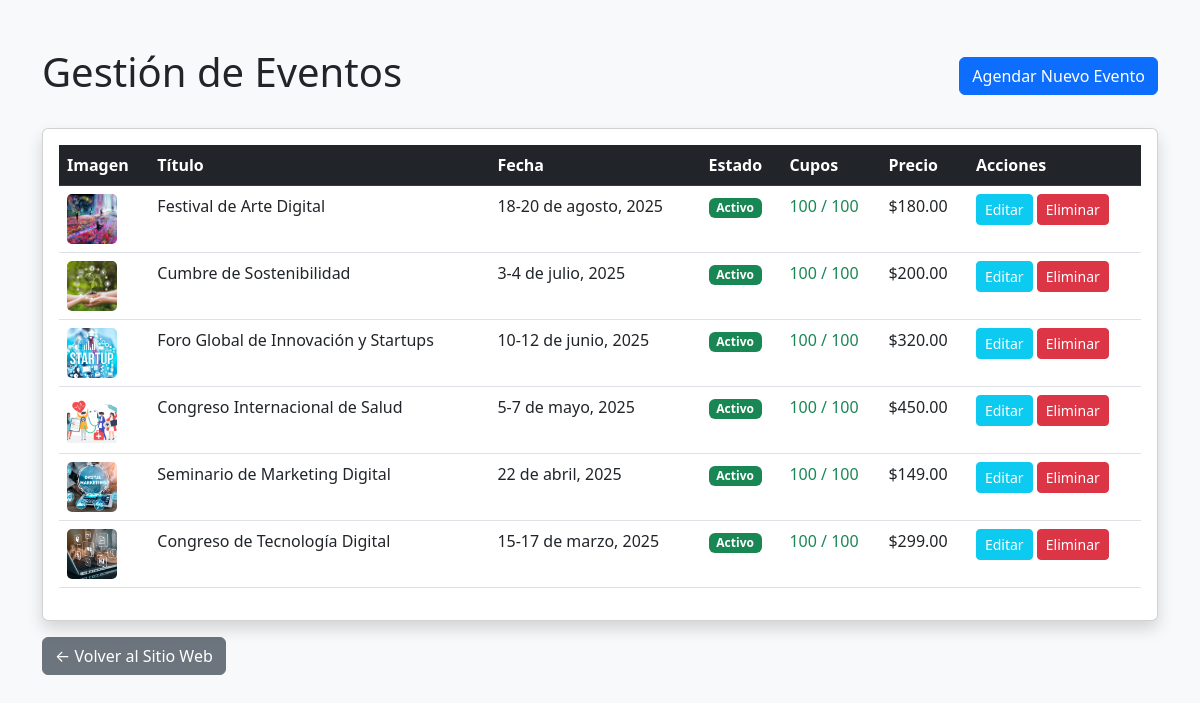
/index.php?view=admin/eventos/index (signed in), run on the app's committed database.
### tables this page shows
CREATE TABLE `eventos` (
  `id` int(11) NOT NULL,
  `titulo` varchar(150) NOT NULL,
  `fecha_texto` varchar(100) DEFAULT NULL,
  `fecha_inicio` date DEFAULT NULL,
  `descripcion_breve` text DEFAULT NULL,
  `lugar` varchar(150) DEFAULT NULL,
  `horario` varchar(100) DEFAULT NULL,
  `precio` decimal(10,2) DEFAULT NULL,
  `imagen` varchar(255) DEFAULT NULL,
  `destacado` tinyint(1) DEFAULT 1,
  `estado` enum('activo','inactivo') DEFAULT 'activo',
  `cupos` int(11) DEFAULT 100,
  `cupos_disponibles` int(11) DEFAULT 100
);

### app/data/EventoDAO.php (called while the page is built, shortened)
<?php
require_once 'Database.php';
class EventoDAO {
    private $conn;
    public function __construct() {
        $database = new Database();
        $this->conn = $database->getConnection();
    }
    public function obtenerTodos() {
        $query = "SELECT * FROM eventos ORDER BY id DESC";
        $stmt = $this->conn->prepare($query);
        $stmt->execute();
        return $stmt->fetchAll(PDO::FETCH_ASSOC);
    }
}
?>

### app/data/Database.php (called while the page is built, shortened)
<?php
class Database {
    private $host = "localhost";
    private $db_name = "eventhub_db";
    private $username = "root";
    private $password = "";
    public function getConnection() {
        $this->conn = null;
        try {
            $this->conn = new PDO("mysql:host=" . $this->host . ";dbname=" . $this->db_name, $this->username, $this->password);
            $this->conn->exec("set names utf8mb4");
            $this->conn->setAttribute(PDO::ATTR_ERRMODE, PDO::ERRMODE_EXCEPTION);
        } catch(PDOException $exception) {
            echo "Error de conexión: " . $exception->getMessage();
        }
        return $this->conn;
    }
}
?>

### app/business/EventoService.php (called while the page is built, shortened)
<?php
require_once __DIR__ . '/../data/EventoDAO.php';
class EventoService {
    private $eventoDAO;
    public function __construct() {
        $this->eventoDAO = new EventoDAO();
    }
    public function listarEventos() {
        return $this->eventoDAO->obtenerTodos();
    }
}
?>

### app/presentation/admin/eventos/index.php (the view, shortened to what this page needs)
<?php
require_once __DIR__ . '/../../../business/EventoService.php';
$service = new EventoService();
$eventos = $service->listarEventos();
?>
<!DOCTYPE html>
<html lang="es">
<head>
    <link href="https://cdn.jsdelivr.net/npm/bootstrap@5.3.0/dist/css/bootstrap.min.css" rel="stylesheet">
</head>
<body class="bg-light">
<div class="container my-5">
    <div class="d-flex justify-content-between align-items-center mb-4">
        <h1>Gestión de Eventos</h1>
        <a href="crear.php" class="btn btn-primary">Agendar Nuevo Evento</a>
    </div>
    <div class="card shadow">
        <div class="card-body">
            <table class="table table-hover">
                <thead class="table-dark">
                    <tr>
                        <th>Imagen</th>
                        <th>Título</th>
                        <th>Fecha</th>
                        <th>Estado</th>
                        <th>Cupos</th>
                        <th>Precio</th>
                        <th>Acciones</th>
                    </tr>
                </thead>
                <tbody>
                    <?php foreach($eventos as $ev): ?>
                    <tr>
                        <td>
                            <img src="../../../../public/<?= $ev['imagen'] ?>" style="height: 50px; width: 50px; object-fit: cover; border-radius: 5px;">
                        </td>
                        <td><?= htmlspecialchars($ev['titulo']) ?></td>
                        <td><?= htmlspecialchars($ev['fecha_texto']) ?></td>
                        <td>
                            <?php
                            $estado = $ev['estado'] ?? 'activo';
                            $badgeClass = ($estado == 'activo') ? 'bg-success' : 'bg-secondary';
                            ?>
                            <span class="badge <?= $badgeClass ?>"><?= ucfirst($estado) ?></span>
                        </td>
                        <td>
                            <?php
                            $cupos_disponibles = $ev['cupos_disponibles'] ?? $ev['cupos'] ?? 0;
                            $cupos = $ev['cupos'] ?? 0;
                            $cupoClass = ($cupos_disponibles > 0) ? 'text-success' : 'text-danger';
                            ?>
                            <span class="<?= $cupoClass ?>">
                                <?= $cupos_disponibles ?> / <?= $cupos ?>
                            </span>
                        </td>
                        <td>$<?= htmlspecialchars($ev['precio']) ?></td>
                        <td>
                            <a href="crear.php?id=<?= $ev['id'] ?>" class="btn btn-sm btn-info text-white">Editar</a>
                            <a href="index.php?action=delete&id=<?= $ev['id'] ?>"
                               class="btn btn-sm btn-danger"
                               onclick="return confirm('¿Estás seguro de eliminar este evento?');">Eliminar</a>
                        </td>
                    </tr>
                    <?php endforeach; ?>
                </tbody>
            </table>
        </div>
    </div>
    <div class="mt-3">
        <a href="../../../index.php" class="btn btn-secondary">← Volver al Sitio Web</a>
    </div>
</div>
</body>
</html>

### data on the page
eventos: imagen (picture), titulo "Festival de Arte Digital", fecha_texto "18-20 de agosto, 2025", estado "Activo", cupos_disponibles "100", cupos "100", precio "180.00"
eventos: imagen (picture), titulo "Cumbre de Sostenibilidad", fecha_texto "3-4 de julio, 2025", estado "Activo", cupos_disponibles "100", cupos "100", precio "200.00"
eventos: imagen (picture), titulo "Foro Global de Innovación y Startups", fecha_texto "10-12 de junio, 2025", estado "Activo", cupos_disponibles "100", cupos "100", precio "320.00"
eventos: imagen (picture), titulo "Congreso Internacional de Salud", fecha_texto "5-7 de mayo, 2025", estado "Activo", cupos_disponibles "100", cupos "100", precio "450.00"
eventos: imagen (picture), titulo "Seminario de Marketing Digital", fecha_texto "22 de abril, 2025", estado "Activo", cupos_disponibles "100", cupos "100", precio "149.00"
eventos: imagen (picture), titulo "Congreso de Tecnología Digital", fecha_texto "15-17 de marzo, 2025", estado "Activo", cupos_disponibles "100", cupos "100", precio "299.00"
